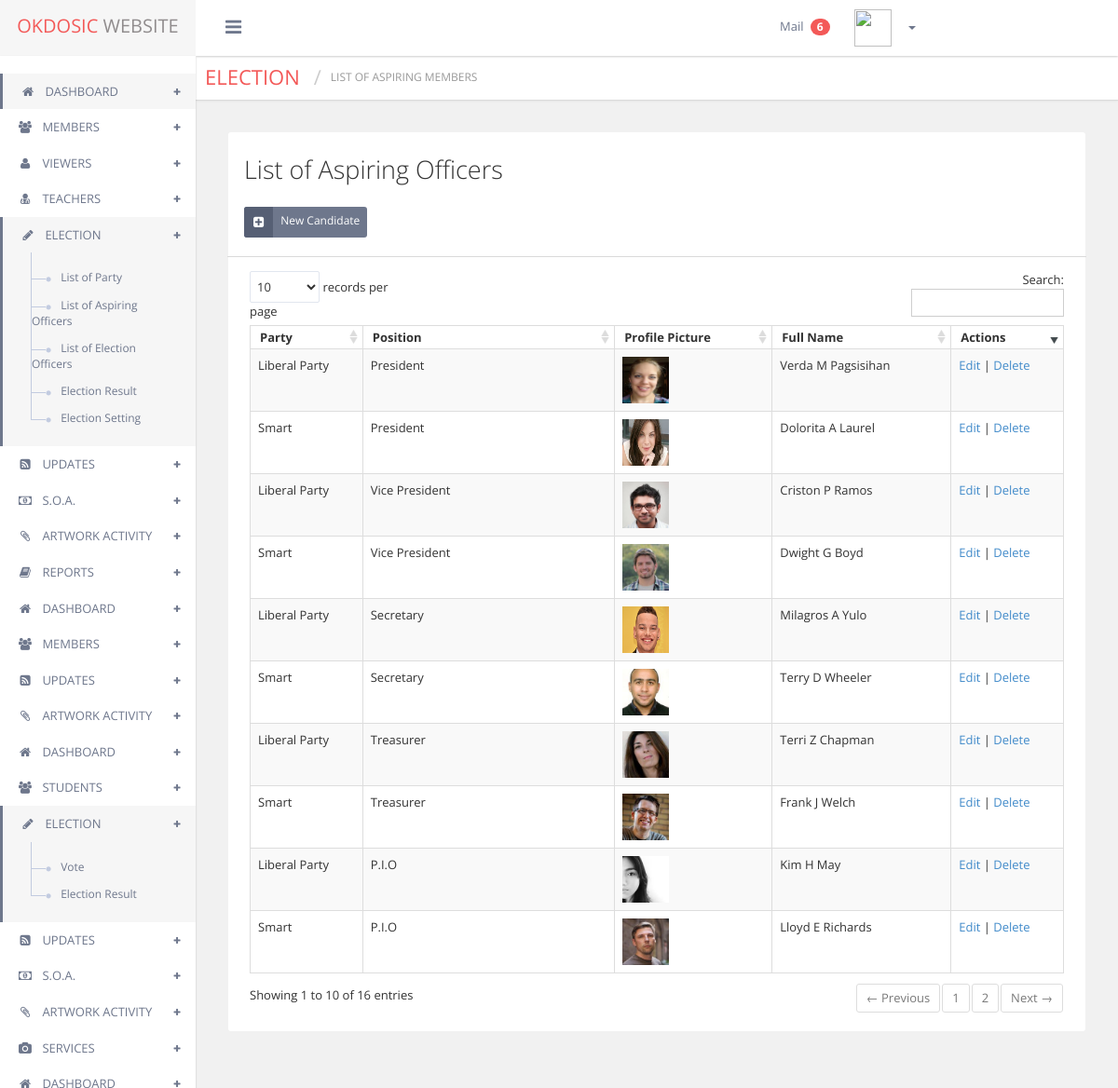
Page /list-of-aspiring-members.php (signed in) on the committed database.
### tables this page shows
CREATE TABLE `candidate_table` (
  `candidateid` int(6) NOT NULL AUTO_INCREMENT,
  `firstname` varchar(60) DEFAULT NULL,
  `middleinitial` varchar(60) DEFAULT NULL,
  `lastname` varchar(60) DEFAULT NULL,
  `profilepicturelocation` varchar(200) DEFAULT NULL,
  `positionid` int(6) DEFAULT NULL,
  `partyid` int(6) DEFAULT NULL,
  PRIMARY KEY (`candidateid`),
  KEY `FK_candidate_table` (`partyid`),
  KEY `FK_candidate_table1` (`positionid`),
  CONSTRAINT `FK_candidate_table` FOREIGN KEY (`partyid`) REFERENCES `party_table` (`partyid`) ON DELETE SET NULL,
  CONSTRAINT `FK_candidate_table1` FOREIGN KEY (`positionid`) REFERENCES `position_table` (`positionid`) ON DELETE SET NULL
);

### list-of-aspiring-members.php (the view, shortened to what this page needs)
<?php include('connection.php');
 ?>
<?php include('header.php'); ?>
    <div class="contentpanel">
      <div class="pull-left breadcrumb_admin clear_both">
        <div class="pull-left page_title theme_color">
          <h1>ELECTION</h1>
          <h2 class="">List of Aspiring Members</h2>
        </div>
      </div>
      <div class="container clear_both padding_fix">
   <div id="main-content">
    <div class="page-content">
      <div class="row">
        <div class="col-md-12">
          <div class="block-web">
           <div class="header">
              <br>
              <h3 class="content-header">List of Aspiring Officers </h3>
              <br>
              <h5><a href="javascript:void(0);" class="add_user" data-toggle="modal" data-target="#myModal"> <i class="fa fa-plus-square"></i> <span> New Candidate</span> </a></h5>
              <br>
              <br>
            </div>
         <div class="porlets-content">
            <div class="table-responsive">
                <table  class="display table table-bordered table-striped" id="dynamic-table">
                  <thead>
                    <tr>
                      <th>Party</th>
                      <th>Position</th>
                      <th>Profile Picture</th>
                      <th>Full Name</th>
                      <th>Actions</th>
                    </tr>
                  </thead>
                  <tbody>
                    <?php
                    $qry = mysqli_query($connection, "select * from candidate_view order by positionid");
                    while ($res = mysqli_fetch_assoc($qry)) { ?>
                      <tr>
                      <td><?php echo $res['partyname']; ?></td>
                      <td><?php echo $res['positionname']; ?></td>
                      <td><img src="<?php echo $res['profilepicturelocation']; ?>" width = "50px" height = "50px"></td>
                      <td><?php echo $res['firstname'] . " " . $res['middleinitial'] . " " . $res['lastname']; ?></td>
                      <td><a href="javascript:void(0);"  data-toggle="modal" data-target="#EditModal<?php echo $res['candidateid']; ?>">Edit</a> | <a href="javascript:void(0);"  data-toggle="modal" data-target="#DeleteModal<?php echo $res['candidateid']; ?>">Delete</a></td>
                    </tr>
                    <?php } ?>
                  </tbody>
                </table>
              </div>
            </div>
          </div>
        </div>
      </div>
        </div>
  </div>
<?php include('footer.php');  ?>

### rows in the picture
candidate_table: partyname "Liberal Party", positionname "President", profilepicturelocation (picture), firstname "Verda", middleinitial "M", lastname "Pagsisihan"
candidate_table: partyname "Smart", positionname "President", profilepicturelocation (picture), firstname "Dolorita", middleinitial "A", lastname "Laurel"
candidate_table: partyname "Liberal Party", positionname "Vice President", profilepicturelocation (picture), firstname "Criston", middleinitial "P", lastname "Ramos"
candidate_table: partyname "Smart", positionname "Vice President", profilepicturelocation (picture), firstname "Dwight", middleinitial "G", lastname "Boyd"
candidate_table: partyname "Liberal Party", positionname "Secretary", profilepicturelocation (picture), firstname "Milagros", middleinitial "A", lastname "Yulo"
candidate_table: partyname "Smart", positionname "Secretary", profilepicturelocation (picture), firstname "Terry", middleinitial "D", lastname "Wheeler"
candidate_table: partyname "Liberal Party", positionname "Treasurer", profilepicturelocation (picture), firstname "Terri", middleinitial "Z", lastname "Chapman"
candidate_table: partyname "Smart", positionname "Treasurer", profilepicturelocation (picture), firstname "Frank", middleinitial "J", lastname "Welch"
candidate_table: partyname "Liberal Party", positionname "P.I.O", profilepicturelocation (picture), firstname "Kim", middleinitial "H", lastname "May"
candidate_table: partyname "Smart", positionname "P.I.O", profilepicturelocation (picture), firstname "Lloyd", middleinitial "E", lastname "Richards"

### other values in the picture
$res13['total'] "6"
